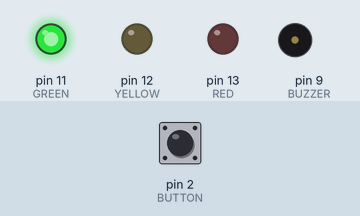
This sketch was run on a simulated Arduino Uno, built with avr-gcc and run on an emulated ATmega328P. On the bench: output pins drawn as LEDs (lit = HIGH), buzzer (waves = sounding). Dashed ring = blinking. The test bench sets the inputs (shaded band); at power-on: pin 2 (BUTTON) HIGH.

Above: at 1.2 s.
1.3 s: pin 2 (BUTTON) pulled LOW for 0.15 s
At 4.0 s:
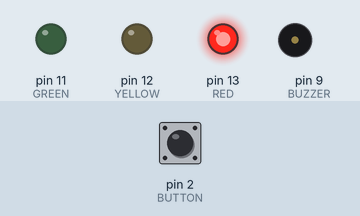
4.3 s: pin 2 (BUTTON) pulled LOW for 3.2 s
At 6.9 s:
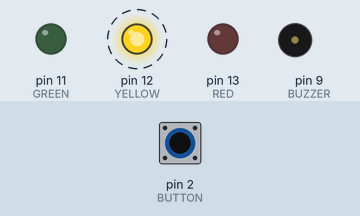
13.2 s: pin 2 (BUTTON) pulled LOW for 1 s
At 16.7 s:
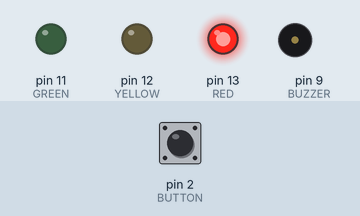
Timing chart, 0 to 22.7 s (numbered marks = the images above; inputs shaded):
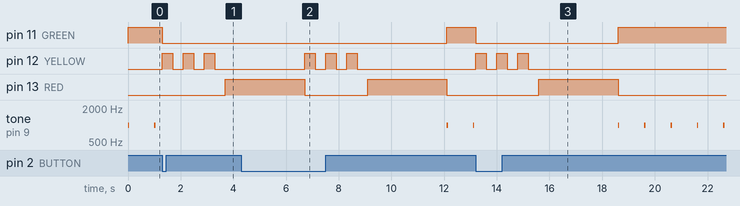

The sketch:

sketch.ino
```cpp
int RED = 13;
int YELLOW = 12;
int GREEN = 11;
int BUTTON = 2;
int BUZZER = 9;

const int GREEN_TIME = 80;    // Загальний час зеленого
const int FAST_BEEP_START = 50; // Коли починати швидко пищати

void setup() {
 pinMode( RED, OUTPUT);
 pinMode(YELLOW, OUTPUT);
 pinMode(GREEN, OUTPUT);
 pinMode(BUTTON, INPUT_PULLUP);
 pinMode(BUZZER, OUTPUT);

}

void loop() {

  // Зелений сигнал
  digitalWrite(GREEN, HIGH);
  for (int i=0; i<GREEN_TIME; i++) {
    if (digitalRead(BUTTON) == LOW) {
      break;
    }
    int beepInterval = (i < FAST_BEEP_START) ? 10:5;
    if (i%beepInterval == 0) {
      tone(BUZZER, 1000, 50);
    }
    delay(100);
  }
  digitalWrite(GREEN, LOW);


  // Жовний сингал
  for(int i=0; i<3; i++) {
    digitalWrite (YELLOW, HIGH);
    delay(400);
    digitalWrite(YELLOW,LOW);
    delay(400);
  }

  // Червоний сигнал
  digitalWrite(RED, HIGH);
  delay(3000);
  digitalWrite(RED, LOW);


}
```

Measured:
- after the input at 1.3 s, pin 11 (GREEN): HIGH → LOW at once; pin 12 (YELLOW): alternates HIGH for 0.40 s and LOW for 0.40 s, 6 changes in all, then stays LOW, starting at once; pin 13 (RED): LOW → HIGH after 2.4 s; tone on pin 9 (BUZZER): stops changing and stays silent
- after the input at 4.3 s, pin 11 (GREEN): LOW → HIGH after 7.8 s instead of 2.4 s; pin 12 (YELLOW): alternates HIGH for 0.40 s and LOW for 0.40 s, 6 changes in all, then stays LOW, starting after 2.4 s
- after the input at 13.2 s, pin 11 (GREEN): HIGH → LOW after 0.00 s instead of 6.9 s; pin 13 (RED): LOW → HIGH after 2.4 s instead of 9.3 s
- by itself, tone on pin 9 (BUZZER): alternates 1000 Hz for 0.05 s and silent for 0.95 s
